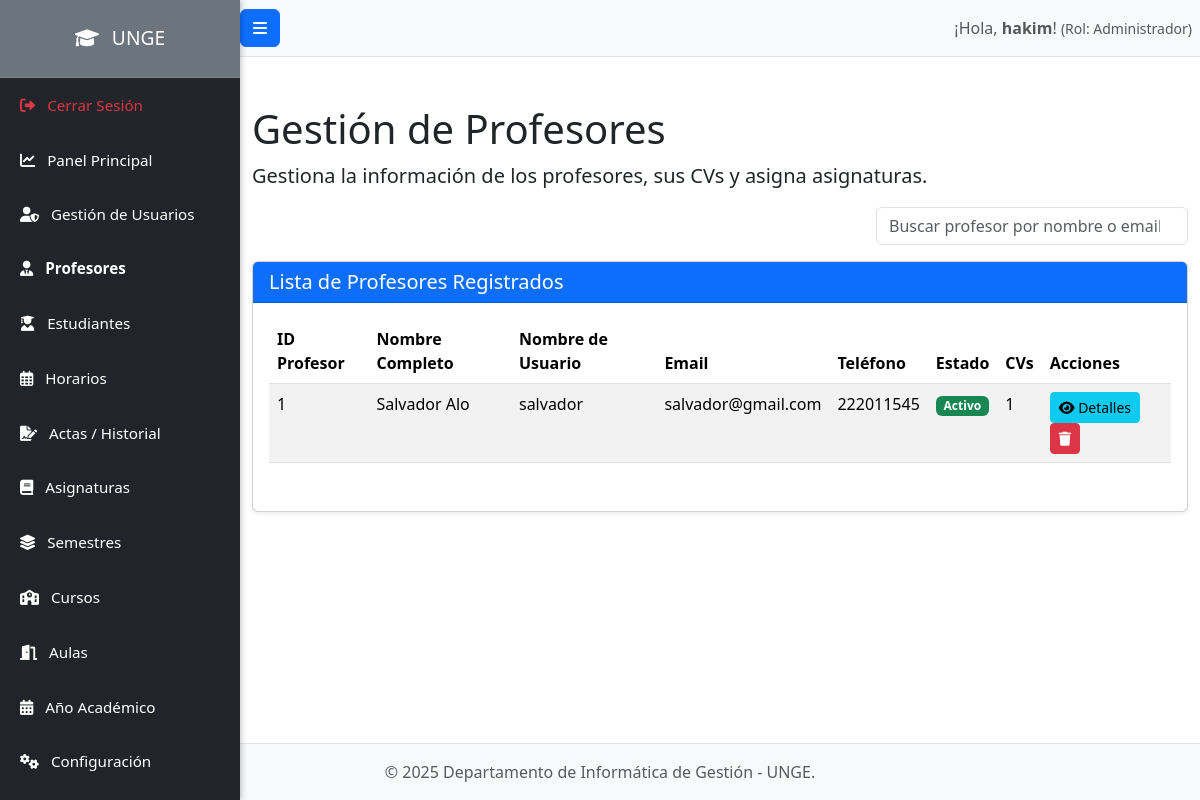
The app's page /admin/profesores.php (signed in) with its own data.
### tables this page shows
CREATE TABLE `profesores` (
  `id` int(11) NOT NULL,
  `id_usuario` int(11) NOT NULL,
  `especialidad` varchar(255) DEFAULT NULL,
  `grado_academico` varchar(100) DEFAULT NULL
);

CREATE TABLE `usuarios` (
  `id` int(11) NOT NULL,
  `nombre_usuario` varchar(100) NOT NULL,
  `password_hash` varchar(255) NOT NULL,
  `id_rol` int(11) NOT NULL,
  `nombre_completo` varchar(255) NOT NULL,
  `email` varchar(255) DEFAULT NULL,
  `telefono` varchar(50) DEFAULT NULL,
  `nip` varchar(50) DEFAULT NULL,
  `estado` enum('Activo','Inactivo','Bloqueado') NOT NULL DEFAULT 'Activo',
  `fecha_registro` datetime DEFAULT current_timestamp()
);

### admin/profesores.php (the view, shortened to what this page needs)
<?php
require_once '../config/database.php';
include_once '../includes/header.php';
try {
    $stmt_profesores = $pdo->query("
        SELECT
            u.id AS user_id,        -- ID de la tabla usuarios
            u.nombre_usuario,
            u.nombre_completo,
            u.email,
            u.telefono,
            u.estado,
            p.id AS profesor_id,    -- ID de la tabla profesores (¡Importante para las acciones de eliminar/detalles!)
            p.especialidad,
            p.grado_academico,
            (SELECT COUNT(*) FROM cvs_profesores WHERE id_profesor = p.id) AS total_cvs -- Conteo de CVs usando p.id
        FROM usuarios u
        JOIN roles r ON u.id_rol = r.id
        JOIN profesores p ON u.id = p.id_usuario
        WHERE r.nombre_rol = 'Profesor'
        ORDER BY u.nombre_completo ASC
    ");
    $profesores = $stmt_profesores->fetchAll(PDO::FETCH_ASSOC);
} catch (PDOException $e) {
    set_flash_message('danger', 'Error al cargar la lista de profesores: ' . $e->getMessage());
    $profesores = [];
    error_log("Error al cargar lista de profesores: " . $e->getMessage());
}
?>
<h1 class="mt-4">Gestión de Profesores</h1>
<p class="lead">Gestiona la información de los profesores, sus CVs y asigna asignaturas.</p>
<div class="d-flex justify-content-end mb-3 align-items-center">
    <div class="col-md-4">
        <input type="search" class="form-control" id="searchInput" placeholder="Buscar profesor por nombre o email...">
    </div>
</div>
<div class="card shadow-sm mb-4">
    <div class="card-header bg-primary text-white">
        <h5 class="mb-0">Lista de Profesores Registrados</h5>
    </div>
    <div class="card-body">
        <div class="table-responsive">
            <table class="table table-hover table-striped" id="professorsTable">
                <thead>
                    <tr>
                        <th>ID Profesor</th> <th>Nombre Completo</th>
                        <th>Nombre de Usuario</th>
                        <th>Email</th>
                        <th>Teléfono</th>
                        <th>Estado</th>
                        <th>CVs</th>
                        <th>Acciones</th>
                    </tr>
                </thead>
                <tbody>
                    <?php if (count($profesores) > 0): ?>
                        <?php foreach ($profesores as $profesor): ?>
                            <tr data-profesor_id="<?php echo htmlspecialchars($profesor['profesor_id']); ?>">
                                <td><?php echo htmlspecialchars($profesor['profesor_id']); ?></td> <td><?php echo htmlspecialchars($profesor['nombre_completo']); ?></td>
                                <td><?php echo htmlspecialchars($profesor['nombre_usuario']); ?></td>
                                <td><?php echo htmlspecialchars($profesor['email'] ?? 'N/A'); ?></td>
                                <td><?php echo htmlspecialchars($profesor['telefono'] ?? 'N/A'); ?></td>
                                <td>
                                    <span class="badge <?php
                                        echo ($profesor['estado'] == 'Activo' ? 'bg-success' :
                                              ($profesor['estado'] == 'Inactivo' ? 'bg-warning text-dark' : 'bg-danger')); ?>">
                                        <?php echo htmlspecialchars($profesor['estado']); ?>
                                    </span>
                                </td>
                                <td><?php echo htmlspecialchars($profesor['total_cvs']); ?></td>
                                <td>
                                    <button type="button" class="btn btn-info btn-sm view-details-btn me-1"
                                            title="Ver Detalles y Gestionar" data-bs-toggle="modal"
                                            data-bs-target="#professorDetailsModal"
                                            data-profesor_id="<?php echo htmlspecialchars($profesor['profesor_id']); ?>"
                                            data-nombre_completo="<?php echo htmlspecialchars($profesor['nombre_completo']); ?>">
                                        <i class="fas fa-eye"></i> Detalles
                                    </button>
                                    <a href="professors.php?action=delete&id=<?php echo htmlspecialchars($profesor['profesor_id']); ?>"
                                        class="btn btn-danger btn-sm delete-btn" title="Eliminar Profesor"
                                        onclick="return confirm('¿Estás seguro de que quieres eliminar a este profesor y todos sus datos asociados (CVs, sugerencias)? Esta acción es irreversible y solo se permitirá si no tiene horarios asignados.');">
                                        <i class="fas fa-trash"></i>
                                    </a>
                                </td>
                            </tr>
                        <?php endforeach; ?>
                    <?php else: ?>
                        <tr>
                            <td colspan="8" class="text-center">No hay profesores registrados.</td>
                        </tr>
                    <?php endif; ?>
                </tbody>
            </table>
        </div>
    </div>
</div>
<?php include_once '../includes/footer.php'; ?>
<div class="toast-container position-fixed bottom-0 end-0 p-3" style="z-index: 1100;"></div>

### public/css/style.css (style rules this page uses)
body { overflow-x: hidden; }
body { display: flex; flex-direction: column; min-height: 100vh; }
.card { border-radius: 0.5rem; border: none; }
a { color: #007bff; }

### records on screen
profesores: id "1", id_usuario.nombre_completo "Salvador Alo", id_usuario.nombre_usuario "salvador", id_usuario.email "salvador@gmail.com", id_usuario.telefono "222011545", id_usuario.estado "Activo", total_cvs "1"

### other values on screen
$_SESSION['username'] "hakim"
$_SESSION['user_role'] "Administrador"
